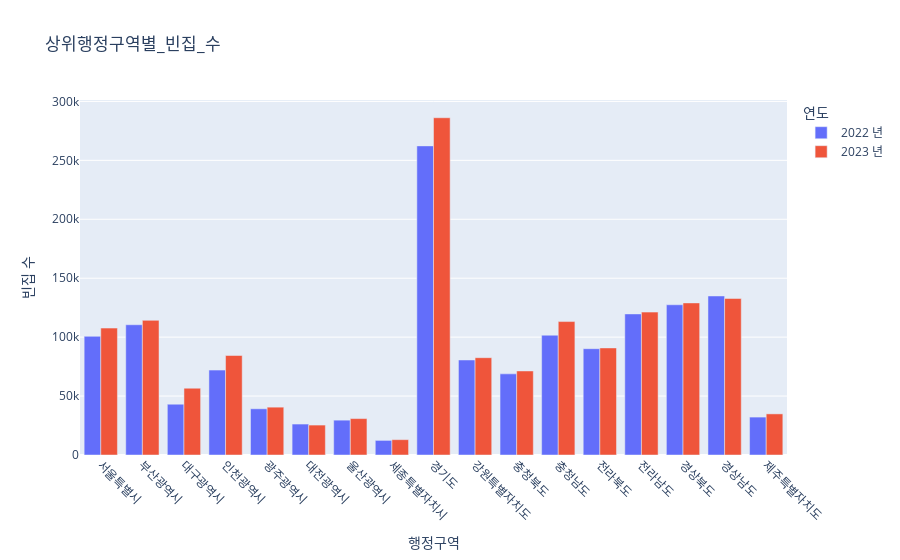

This figure's notebook cell:
### Code cell
fig = plot_empty_upper(sum_df, title ='상위행정구역별_빈집_수' ,save=True)
fig.show()

### Figure 1 — Plotly figure (JSON) as saved in the notebook; plotly's stock layout.template omitted (floating-point values rounded to 4 significant figures)
{"data": [{"alignmentgroup": "True", "hovertemplate": "연도=2022 년<br>행정구역=%{x}<br>빈집 수=%{y}<extra></extra>", "legendgroup": "2022 년", "marker": {"color": "#636efa", "pattern": {"shape": ""}}, "name": "2022 년", "offsetgroup": "2022 년", "orientation": "v", "showlegend": true, "textposition": "auto", "type": "bar", "x": ["서울특별시", "부산광역시", "대구광역시", "인천광역시", "광주광역시", "대전광역시", "울산광역시", "세종특별자치시", "경기도", "강원특별자치도", "충청북도", "충청남도", "전라북도", "전라남도", "경상북도", "경상남도", "제주특별자치도"], "xaxis": "x", "y": [100706, 110500, 43086, 72036, 39205, 26262, 29569, 12388, 262266, 80609, 68843, 101637, 90190, 119711, 127459, 134925, 32162], "yaxis": "y"}, {"alignmentgroup": "True", "hovertemplate": "연도=2023 년<br>행정구역=%{x}<br>빈집 수=%{y}<extra></extra>", "legendgroup": "2023 년", "marker": {"color": "#EF553B", "pattern": {"shape": ""}}, "name": "2023 년", "offsetgroup": "2023 년", "orientation": "v", "showlegend": true, "textposition": "auto", "type": "bar", "x": ["서울특별시", "부산광역시", "대구광역시", "인천광역시", "광주광역시", "대전광역시", "울산광역시", "세종특별자치시", "경기도", "강원특별자치도", "충청북도", "충청남도", "전라북도", "전라남도", "경상북도", "경상남도", "제주특별자치도"], "xaxis": "x", "y": [107681, 114245, 56673, 84414, 40588, 25396, 30900, 13019, 286140, 82552, 71302, 113209, 90842, 121232, 129041, 132798, 34887], "yaxis": "y"}], "layout": {"barmode": "group", "legend": {"title": {"text": "연도"}, "tracegroupgap": 0}, "title": {"text": "상위행정구역별_빈집_수"}, "xaxis": {"anchor": "y", "domain": [0, 1], "tickangle": 45, "title": {"text": "행정구역"}}, "yaxis": {"anchor": "x", "domain": [0, 1], "title": {"text": "빈집 수"}}}}
